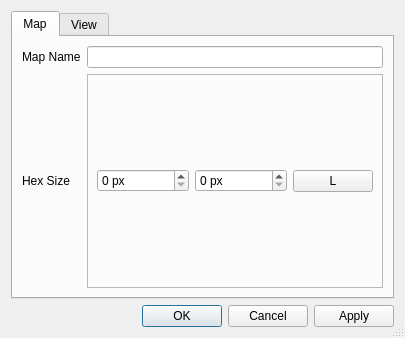
<?xml version="1.0" encoding="UTF-8"?>
<ui version="4.0">
 <class>map_properties_dialog_t</class>
 <widget class="QDialog" name="map_properties_dialog_t">
  <property name="geometry">
   <rect>
    <x>0</x>
    <y>0</y>
    <width>405</width>
    <height>330</height>
   </rect>
  </property>
  <property name="windowTitle">
   <string>Map Properties</string>
  </property>
  <property name="sizeGripEnabled">
   <bool>true</bool>
  </property>
  <property name="modal">
   <bool>false</bool>
  </property>
  <layout class="QVBoxLayout" name="verticalLayout">
   <item>
    <widget class="QTabWidget" name="tabWidget">
     <property name="tabPosition">
      <enum>QTabWidget::North</enum>
     </property>
     <property name="currentIndex">
      <number>0</number>
     </property>
     <widget class="QWidget" name="data_settings">
      <attribute name="title">
       <string>Map</string>
      </attribute>
      <layout class="QVBoxLayout" name="verticalLayout_7">
       <item>
        <layout class="QFormLayout" name="formLayout">
         <property name="sizeConstraint">
          <enum>QLayout::SetDefaultConstraint</enum>
         </property>
         <property name="fieldGrowthPolicy">
          <enum>QFormLayout::ExpandingFieldsGrow</enum>
         </property>
         <item row="1" column="0">
          <widget class="QLabel" name="label">
           <property name="sizePolicy">
            <sizepolicy hsizetype="Preferred" vsizetype="MinimumExpanding">
             <horstretch>0</horstretch>
             <verstretch>0</verstretch>
            </sizepolicy>
           </property>
           <property name="text">
            <string>Hex Size</string>
           </property>
          </widget>
         </item>
         <item row="1" column="1">
          <widget class="QFrame" name="frame">
           <property name="frameShape">
            <enum>QFrame::StyledPanel</enum>
           </property>
           <property name="frameShadow">
            <enum>QFrame::Raised</enum>
           </property>
           <layout class="QHBoxLayout" name="horizontalLayout">
            <item>
             <widget class="QSpinBox" name="spinBox">
              <property name="sizePolicy">
               <sizepolicy hsizetype="MinimumExpanding" vsizetype="Fixed">
                <horstretch>0</horstretch>
                <verstretch>0</verstretch>
               </sizepolicy>
              </property>
              <property name="suffix">
               <string notr="true"> px</string>
              </property>
             </widget>
            </item>
            <item>
             <widget class="QSpinBox" name="spinBox_2">
              <property name="sizePolicy">
               <sizepolicy hsizetype="MinimumExpanding" vsizetype="Fixed">
                <horstretch>0</horstretch>
                <verstretch>0</verstretch>
               </sizepolicy>
              </property>
              <property name="suffix">
               <string notr="true"> px</string>
              </property>
             </widget>
            </item>
            <item>
             <widget class="QPushButton" name="lock_hex_pixel_ratio">
              <property name="text">
               <string>L</string>
              </property>
              <property name="checkable">
               <bool>true</bool>
              </property>
              <property name="checked">
               <bool>false</bool>
              </property>
              <property name="default">
               <bool>false</bool>
              </property>
              <property name="flat">
               <bool>false</bool>
              </property>
             </widget>
            </item>
           </layout>
          </widget>
         </item>
         <item row="0" column="0">
          <widget class="QLabel" name="label_5">
           <property name="text">
            <string>Map Name</string>
           </property>
          </widget>
         </item>
         <item row="0" column="1">
          <widget class="QLineEdit" name="txt_map_name"/>
         </item>
        </layout>
       </item>
      </layout>
     </widget>
     <widget class="QWidget" name="view_settings">
      <attribute name="title">
       <string>View</string>
      </attribute>
      <layout class="QVBoxLayout" name="verticalLayout_6">
       <item>
        <layout class="QVBoxLayout" name="verticalLayout_3">
         <item>
          <widget class="QGroupBox" name="groupBox">
           <property name="title">
            <string>Grid Settings</string>
           </property>
           <layout class="QVBoxLayout" name="verticalLayout_2">
            <item>
             <widget class="QCheckBox" name="cb_show_grid">
              <property name="text">
               <string>Show Grid</string>
              </property>
             </widget>
            </item>
            <item>
             <layout class="QFormLayout" name="formLayout_2">
              <item row="0" column="0">
               <widget class="QLabel" name="label_2">
                <property name="text">
                 <string>Grid Thickness</string>
                </property>
               </widget>
              </item>
              <item row="0" column="1">
               <widget class="QDoubleSpinBox" name="sb_grid_thickness"/>
              </item>
              <item row="1" column="0">
               <widget class="QLabel" name="label_4">
                <property name="text">
                 <string>Grid Color</string>
                </property>
               </widget>
              </item>
              <item row="1" column="1">
               <layout class="QHBoxLayout" name="horizontalLayout_2">
                <item>
                 <widget class="QWidget" name="grid_color_preview" native="true"/>
                </item>
                <item>
                 <widget class="QToolButton" name="btn_select_grid_color">
                  <property name="text">
                   <string>...</string>
                  </property>
                 </widget>
                </item>
               </layout>
              </item>
             </layout>
            </item>
           </layout>
          </widget>
         </item>
         <item>
          <widget class="QGroupBox" name="groupBox_2">
           <property name="title">
            <string>Hex Coordinates</string>
           </property>
           <layout class="QVBoxLayout" name="verticalLayout_4">
            <item>
             <widget class="QCheckBox" name="cb_show_hex_numbers">
              <property name="text">
               <string>Show Coordinates</string>
              </property>
             </widget>
            </item>
            <item>
             <layout class="QFormLayout" name="formLayout_3">
              <item row="0" column="0">
               <widget class="QLabel" name="label_3">
                <property name="text">
                 <string>Separator</string>
                </property>
               </widget>
              </item>
              <item row="0" column="1">
               <widget class="QComboBox" name="cb_hex_coord_separator"/>
              </item>
              <item row="1" column="0">
               <widget class="QLabel" name="label_7">
                <property name="text">
                 <string>Padding</string>
                </property>
               </widget>
              </item>
              <item row="1" column="1">
               <widget class="QComboBox" name="cb_hex_coord_padding"/>
              </item>
             </layout>
            </item>
           </layout>
          </widget>
         </item>
        </layout>
       </item>
      </layout>
     </widget>
    </widget>
   </item>
   <item>
    <widget class="QDialogButtonBox" name="buttonBox">
     <property name="orientation">
      <enum>Qt::Horizontal</enum>
     </property>
     <property name="standardButtons">
      <set>QDialogButtonBox::Apply|QDialogButtonBox::Cancel|QDialogButtonBox::Ok</set>
     </property>
     <property name="centerButtons">
      <bool>false</bool>
     </property>
    </widget>
   </item>
  </layout>
 </widget>
 <resources/>
 <connections>
  <connection>
   <sender>buttonBox</sender>
   <signal>accepted()</signal>
   <receiver>map_properties_dialog_t</receiver>
   <slot>accept()</slot>
   <hints>
    <hint type="sourcelabel">
     <x>248</x>
     <y>254</y>
    </hint>
    <hint type="destinationlabel">
     <x>157</x>
     <y>274</y>
    </hint>
   </hints>
  </connection>
  <connection>
   <sender>buttonBox</sender>
   <signal>rejected()</signal>
   <receiver>map_properties_dialog_t</receiver>
   <slot>reject()</slot>
   <hints>
    <hint type="sourcelabel">
     <x>316</x>
     <y>260</y>
    </hint>
    <hint type="destinationlabel">
     <x>286</x>
     <y>274</y>
    </hint>
   </hints>
  </connection>
 </connections>
</ui>
